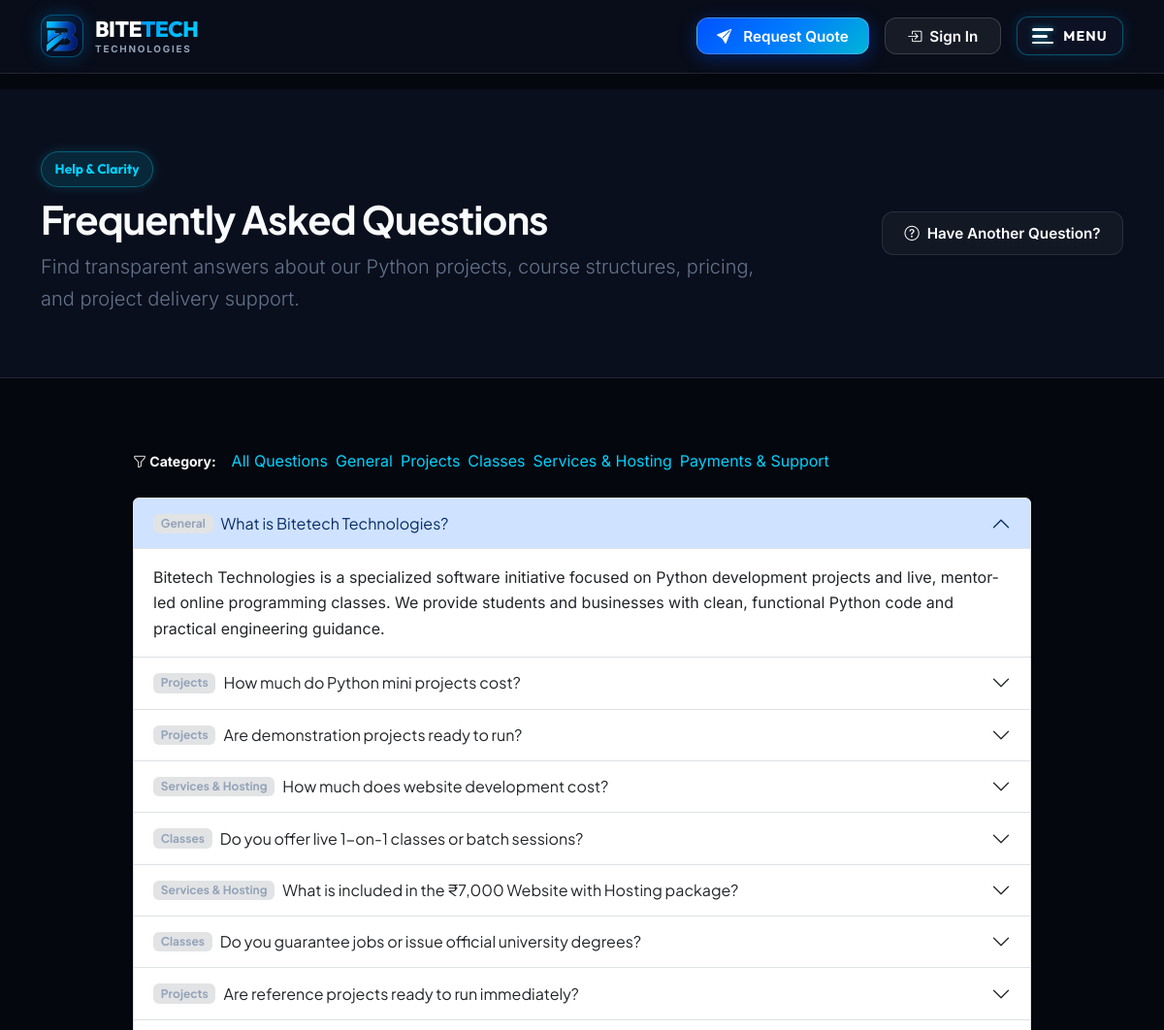
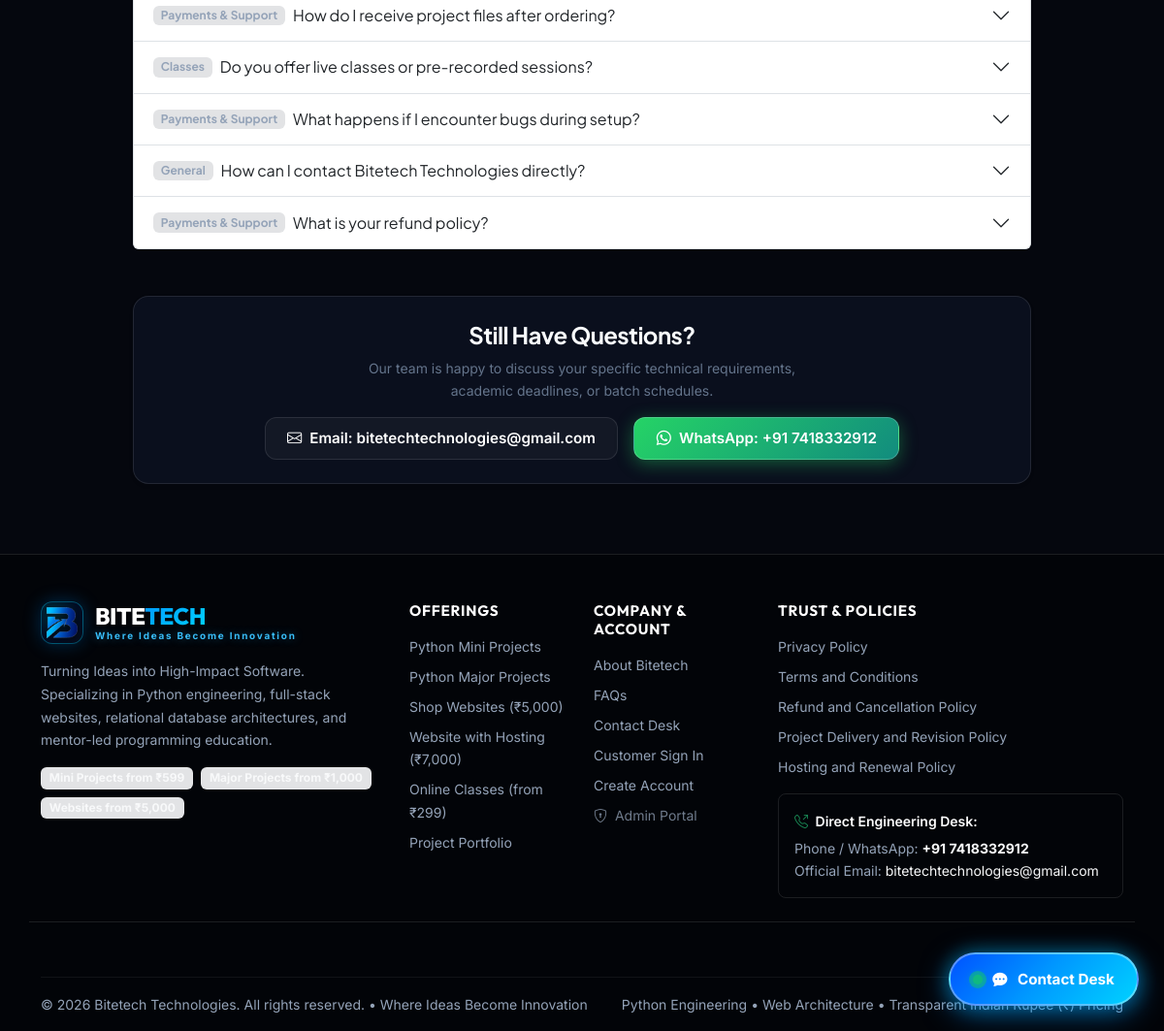
Page /faq on the committed database (2 pictures, top to bottom).
### models.py (models this page shows, shortened)
class FAQ(db.Model):
    __tablename__ = 'faqs'
    id = db.Column(db.Integer, primary_key=True)
    question = db.Column(db.String(300), nullable=False)
    answer = db.Column(db.Text, nullable=False)
    category = db.Column(db.String(100), default='General')  # Projects, Classes, Services & Hosting, Payments & Support, General
    display_order = db.Column(db.Integer, default=0)
    is_published = db.Column(db.Boolean, default=True, nullable=False)
    created_at = db.Column(db.DateTime, default=utc_now)

class SiteSetting(db.Model):
    __tablename__ = 'site_settings'
    id = db.Column(db.Integer, primary_key=True)
    key = db.Column(db.String(80), unique=True, nullable=False, index=True)
    value = db.Column(db.Text, nullable=True)
    description = db.Column(db.String(255), nullable=True)
    updated_at = db.Column(db.DateTime, default=utc_now, onupdate=utc_now)
    @classmethod
    def get_setting(cls, key, default=''):
        try:
            item = cls.query.filter_by(key=key).first()
            return item.value if item and item.value is not None else default
        except Exception:
            return default

### routes/main.py (the view)
@main_bp.route('/faq')
def faq():
    category = request.args.get('cat', '').strip()[:50]
    query = FAQ.query.filter_by(is_published=True)
    if category:
        query = query.filter_by(category=category)
    faqs = query.order_by(FAQ.display_order.asc(), FAQ.id.asc()).all()
    categories = ['General', 'Projects', 'Classes', 'Services & Hosting', 'Payments & Support']
    return render_template('faq.html', faqs=faqs, categories=categories, selected_cat=category)

### templates/faq.html (shortened to what this page needs)
{% extends 'base.html' %}
{% block content %}
<section class="py-5 bg-white border-bottom">
  <div class="container py-3">
    <div class="row align-items-center justify-content-between g-4">
      <div class="col-lg-8">
        <span class="badge-price mb-2 d-inline-block">Help & Clarity</span>
        <h1 class="fw-bold mb-2">Frequently Asked Questions</h1>
        <p class="lead text-muted mb-0">
          Find transparent answers about our Python projects, course structures, pricing, and project delivery support.
        </p>
      </div>
      <div class="col-lg-4 text-lg-end">
        <a href="{{ url_for('main.contact') }}" class="btn btn-outline-navy">
          <i class="bi bi-question-circle"></i> Have Another Question?
        </a>
      </div>
    </div>
  </div>
</section>
<section class="py-5">
  <div class="container py-4">
    <div class="row justify-content-center">
      <div class="col-lg-10">
        <div class="filter-bar d-flex flex-wrap align-items-center gap-2 mb-4">
          <span class="small fw-bold text-dark me-2"><i class="bi bi-funnel"></i> Category:</span>
          <a href="{{ url_for('main.faq') }}" class="filter-btn {% if not selected_cat %}active{% endif %}">
            All Questions
          </a>
          {% for cat in categories %}
            <a href="{{ url_for('main.faq', cat=cat) }}" class="filter-btn {% if selected_cat == cat %}active{% endif %}">
              {{ cat }}
            </a>
          {% endfor %}
        </div>
        {% if faqs %}
          <div class="accordion" id="mainFaqAccordion">
            {% for faq in faqs %}
              <div class="accordion-item">
                <h2 class="accordion-header" id="heading-{{ faq.id }}">
                  <button class="accordion-button {% if not loop.first %}collapsed{% endif %}" type="button" data-bs-toggle="collapse" data-bs-target="#collapse-{{ faq.id }}" aria-expanded="{% if loop.first %}true{% else %}false{% endif %}" aria-controls="collapse-{{ faq.id }}">
                    <span class="badge bg-secondary-subtle text-secondary me-2 small">{{ faq.category }}</span>
                    {{ faq.question }}
                  </button>
                </h2>
                <div id="collapse-{{ faq.id }}" class="accordion-collapse collapse {% if loop.first %}show{% endif %}" aria-labelledby="heading-{{ faq.id }}" data-bs-parent="#mainFaqAccordion">
                  <div class="accordion-body">
                    {{ faq.answer }}
                  </div>
                </div>
              </div>
            {% endfor %}
          </div>
        {% else %}
          <div class="text-center py-5 bg-white rounded-4 border p-5">
            <h5 class="fw-bold text-muted">No FAQs found in this category.</h5>
            <a href="{{ url_for('main.faq') }}" class="btn btn-sm btn-outline-navy mt-2">View All Categories</a>
          </div>
        {% endif %}
        <div class="p-4 rounded-4 bg-white border shadow-sm mt-5 text-center">
          <h4 class="fw-bold mb-2">Still Have Questions?</h4>
          <p class="text-muted small mx-auto mb-3" style="max-width: 500px;">
            Our team is happy to discuss your specific technical requirements, academic deadlines, or batch schedules.
          </p>
          <div class="d-flex justify-content-center gap-3">
            <a href="mailto:{{ site_settings.company_email }}" class="btn btn-outline-navy btn-sm">
              <i class="bi bi-envelope"></i> Email: {{ site_settings.company_email }}
            </a>
            <a href="https://wa.me/{{ site_settings.whatsapp_number }}?text=Hello%20Bitetech%20Technologies,%20I%20have%20a%20question." class="btn btn-whatsapp btn-sm" target="_blank" rel="noopener">
              <i class="bi bi-whatsapp"></i> WhatsApp: +91 {{ site_settings.company_phone }}
            </a>
          </div>
        </div>
      </div>
    </div>
  </div>
</section>
{% endblock %}

### templates/base.html (shortened to what this page needs)
<!DOCTYPE html>
<html lang="en">
<head>
  <link href="{{ url_for('static', filename='css/bootstrap.min.css') }}" rel="stylesheet">
  <link href="https://cdn.jsdelivr.net/npm/bootstrap-icons@1.11.3/font/bootstrap-icons.min.css" rel="stylesheet">
  <link rel="stylesheet" href="{{ url_for('static', filename='css/style.css') }}">
</head>
<body>
  <header class="sticky-top site-header-wrapper">
    <nav class="navbar site-navbar py-2" aria-label="Main Navigation">
      <div class="container d-flex align-items-center justify-content-between">
        <a class="navbar-brand brand-logo-wrap m-0" href="{{ url_for('main.index') }}" id="nav-brand">
          <div class="brand-emblem-box">
            <img src="{{ url_for('static', filename='images/bitetech_emblem.png') }}" alt="Bitetech Technologies Logo" class="brand-emblem-img">
          </div>
          <div class="brand-text-block">
            <div class="brand-title">BITE<span class="brand-title-accent">TECH</span></div>
            <div class="brand-subtitle">TECHNOLOGIES</div>
          </div>
        </a>
        <div class="d-flex align-items-center gap-2 gap-sm-3">
          <a href="{{ url_for('main.contact') }}" class="btn btn-primary btn-sm nav-btn-cta d-none d-sm-inline-flex" id="btn-request-project">
            <i class="bi bi-send-fill me-1"></i> Request Quote
          </a>
          {% if current_user.is_authenticated %}
            <div class="dropdown d-none d-md-block">
              <button class="btn btn-nav-secondary btn-sm dropdown-toggle d-flex align-items-center gap-2" type="button" id="userMenuBtn" data-bs-toggle="dropdown" aria-expanded="false">
                <i class="bi bi-person-circle fs-5 text-primary"></i>
                <span>{{ current_user.full_name or current_user.username }}</span>
              </button>
              <ul class="dropdown-menu dropdown-menu-end shadow border-0 mt-2" aria-labelledby="userMenuBtn">
                {% if current_user.is_admin %}
                  <li><h6 class="dropdown-header text-uppercase small text-muted">Administrator</h6></li>
                  <li><a class="dropdown-item py-2" href="{{ url_for('admin.dashboard') }}"><i class="bi bi-speedometer2 text-primary me-2"></i> Admin Dashboard</a></li>
                  <li><a class="dropdown-item py-2" href="{{ url_for('admin.enquiries') }}"><i class="bi bi-envelope-paper text-primary me-2"></i> Manage Enquiries</a></li>
                  <li><a class="dropdown-item py-2" href="{{ url_for('admin.projects') }}"><i class="bi bi-kanban text-primary me-2"></i> Manage Projects</a></li>
                  <li><a class="dropdown-item py-2" href="{{ url_for('admin.services') }}"><i class="bi bi-window-sidebar text-primary me-2"></i> Manage Services</a></li>
                  <li><a class="dropdown-item py-2" href="{{ url_for('admin.courses') }}"><i class="bi bi-mortarboard text-primary me-2"></i> Manage Courses</a></li>
                  <li><hr class="dropdown-divider"></li>
                {% endif %}
                <li><h6 class="dropdown-header text-uppercase small text-muted">My Account</h6></li>
                <li><a class="dropdown-item py-2" href="{{ url_for('main.dashboard') }}"><i class="bi bi-grid-1x2-fill text-primary me-2"></i> Customer Dashboard</a></li>
                <li><a class="dropdown-item py-2" href="{{ url_for('main.logout') }}"><i class="bi bi-box-arrow-right text-danger me-2"></i> Sign Out</a></li>
              </ul>
            </div>
          {% else %}
            <a href="{{ url_for('main.login') }}" class="btn btn-nav-secondary btn-sm d-none d-md-inline-flex" id="nav-login-btn">
              <i class="bi bi-box-arrow-in-right"></i> Sign In
            </a>
          {% endif %}
          <button class="btn-hamburger-menu" type="button" data-bs-toggle="offcanvas" data-bs-target="#siteMenuOffcanvas" aria-controls="siteMenuOffcanvas" aria-label="Open Navigation Menu" id="navbar-toggle-btn">
            <span class="hamburger-dash-box" aria-hidden="true">
              <span class="hamburger-dash dash-1"></span>
              <span class="hamburger-dash dash-2"></span>
              <span class="hamburger-dash dash-3"></span>
            </span>
            <span class="hamburger-text">Menu</span>
          </button>
        </div>
      </div>
    </nav>
  </header>
  <main id="main-content">
    {% block content %}{% endblock %}
  </main>
  <footer class="site-footer pt-5 pb-3">
    <div class="container">
      <div class="row g-4 pb-4 border-bottom border-secondary-subtle">
        <div class="col-lg-4 col-md-6">
          <div class="brand-logo-wrap mb-3">
            <div class="brand-emblem-box">
              <img src="{{ url_for('static', filename='images/bitetech_emblem.png') }}" alt="Bitetech Technologies" class="brand-emblem-img">
            </div>
            <div class="brand-text-block">
              <div class="brand-title fs-4">BITE<span class="brand-title-accent">TECH</span></div>
              <div class="brand-subtitle text-cyan-glow">Where Ideas Become Innovation</div>
            </div>
          </div>
          <p class="text-secondary small mb-3" style="max-width: 340px; line-height: 1.7;">
            Turning Ideas into High-Impact Software. Specializing in Python engineering, full-stack websites, relational database architectures, and mentor-led programming education.
          </p>
          <div class="d-flex flex-wrap gap-2 mb-3">
            <span class="badge bg-secondary-subtle text-light border border-secondary">Mini Projects from ₹599</span>
            <span class="badge bg-secondary-subtle text-light border border-secondary">Major Projects from ₹1,000</span>
            <span class="badge bg-secondary-subtle text-light border border-secondary">Websites from ₹5,000</span>
          </div>
        </div>
        <div class="col-lg-2 col-md-6 col-6">
          <h5 class="footer-heading mb-3 small text-uppercase tracking-wider">Offerings</h5>
          <ul class="footer-links list-unstyled small d-flex flex-column gap-2 text-secondary">
            <li><a href="{{ url_for('main.projects', type='Mini') }}">Python Mini Projects</a></li>
            <li><a href="{{ url_for('main.projects', type='Major') }}">Python Major Projects</a></li>
            <li><a href="{{ url_for('main.services') }}">Shop Websites (₹5,000)</a></li>
            <li><a href="{{ url_for('main.services') }}">Website with Hosting (₹7,000)</a></li>
            <li><a href="{{ url_for('main.courses') }}">Online Classes (from ₹299)</a></li>
            <li><a href="{{ url_for('main.portfolio') }}">Project Portfolio</a></li>
          </ul>
        </div>
        <div class="col-lg-2 col-md-6 col-6">
          <h5 class="footer-heading mb-3 small text-uppercase tracking-wider">Company & Account</h5>
          <ul class="footer-links list-unstyled small d-flex flex-column gap-2 text-secondary">
            <li><a href="{{ url_for('main.about') }}">About Bitetech</a></li>
            <li><a href="{{ url_for('main.faq') }}">FAQs</a></li>
            <li><a href="{{ url_for('main.contact') }}">Contact Desk</a></li>
            <li><a href="{{ url_for('main.login') }}">Customer Sign In</a></li>
            <li><a href="{{ url_for('main.register') }}">Create Account</a></li>
            <li><a href="{{ url_for('admin.login') }}" class="opacity-75"><i class="bi bi-shield-lock me-1"></i> Admin Portal</a></li>
          </ul>
        </div>
        <div class="col-lg-4 col-md-6">
          <h5 class="footer-heading mb-3 small text-uppercase tracking-wider">Trust & Policies</h5>
          <ul class="footer-links list-unstyled small d-flex flex-column gap-2 text-secondary mb-3">
            <li><a href="{{ url_for('main.privacy_policy') }}">Privacy Policy</a></li>
            <li><a href="{{ url_for('main.terms') }}">Terms and Conditions</a></li>
            <li><a href="{{ url_for('main.refund_policy') }}">Refund and Cancellation Policy</a></li>
            <li><a href="{{ url_for('main.project_delivery_policy') }}">Project Delivery and Revision Policy</a></li>
            <li><a href="{{ url_for('main.hosting_renewal_policy') }}">Hosting and Renewal Policy</a></li>
          </ul>
          <div class="p-3 rounded-3 bg-surface border border-secondary text-secondary small">
            <div class="text-white fw-semibold mb-1"><i class="bi bi-telephone-outbound text-success me-1"></i> Direct Engineering Desk:</div>
            <div>Phone / WhatsApp: <a href="tel:{{ site_settings.company_phone }}" class="text-light text-decoration-none fw-bold">+91 {{ site_settings.company_phone }}</a></div>
            <div>Official Email: <a href="mailto:{{ site_settings.company_email }}" class="text-light text-decoration-none">{{ site_settings.company_email }}</a></div>
          </div>
        </div>
      </div>
      <div class="footer-bottom d-flex flex-column flex-md-row justify-content-between align-items-center pt-3 small text-secondary">
        <div>
          &copy; {{ current_year }} {{ site_settings.company_name }}. All rights reserved. &bull; Where Ideas Become Innovation
        </div>
        <div class="mt-2 mt-md-0">
          Python Engineering &bull; Web Architecture &bull; Transparent Indian Rupee (₹) Pricing
        </div>
      </div>
    </div>
  </footer>
  <div class="floating-contact-hub" id="contactHub">
    <button type="button" class="floating-contact-trigger" id="contactHubToggle" aria-label="Quick Contact Options">
      <span class="hub-ping-radar"></span>
      <i class="bi bi-chat-dots-fill hub-icon-chat"></i>
      <span class="hub-trigger-label d-none d-sm-inline">Contact Desk</span>
    </button>
  </div>
</body>
</html>

### rows in the picture
FAQ: category "General", question "What is Bitetech Technologies?", answer "Bitetech Technologies is a specialized software initiative focused on Python development projects and live, mentor-led online programming classes. We provide students and businesses with clean, functional Python code and practical engineering guidance."
FAQ: category "Projects", question "How much do Python mini projects cost?"
FAQ: category "Projects", question "Are demonstration projects ready to run?"
FAQ: category "Services & Hosting", question "How much does website development cost?"
FAQ: category "Classes", question "Do you offer live 1-on-1 classes or batch sessions?"
FAQ: category "Services & Hosting", question "What is included in the ₹7,000 Website with Hosting package?"
FAQ: category "Classes", question "Do you guarantee jobs or issue official university degrees?"
FAQ: category "Projects", question "Are reference projects ready to run immediately?"
FAQ: category "Payments & Support", question "How do I receive project files after ordering?"
FAQ: category "Classes", question "Do you offer live classes or pre-recorded sessions?"
FAQ: category "Payments & Support", question "What happens if I encounter bugs during setup?"
FAQ: category "General", question "How can I contact Bitetech Technologies directly?"
FAQ: category "Payments & Support", question "What is your refund policy?"
SiteSetting: company_email "bitetechtechnologies@gmail.com"
SiteSetting: company_phone "7418332912"
SiteSetting: company_name "Bitetech Technologies"

### other values in the picture
{{ cat }} "General" "Projects" "Classes" "Services & Hosting" "Payments & Support"
